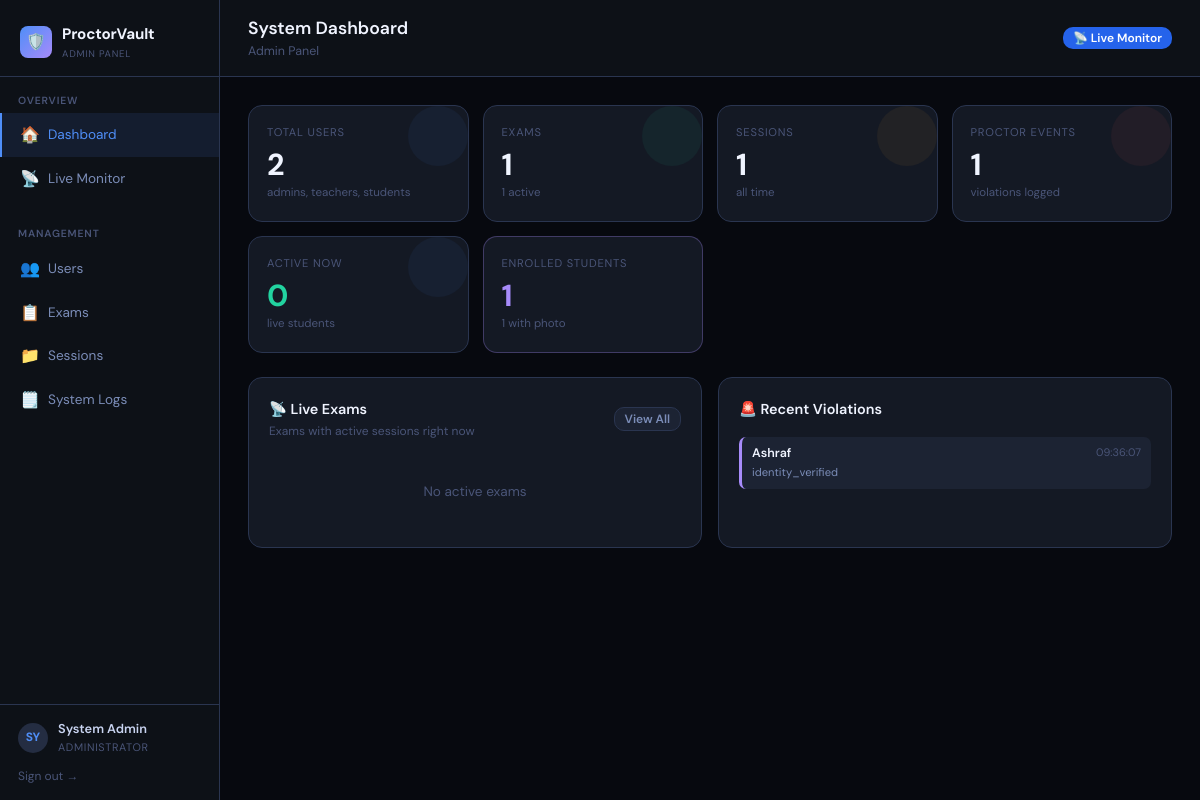
The page /admin (signed in) on the database its author committed.
### tables this page shows
CREATE TABLE proctor_events (
        id INTEGER PRIMARY KEY AUTOINCREMENT, session_id TEXT NOT NULL,
        exam_id TEXT NOT NULL, timestamp TEXT DEFAULT (datetime('now')),
        attention REAL DEFAULT 0, suspicion REAL DEFAULT 0, event_type TEXT, details TEXT, snapshot TEXT,
        FOREIGN KEY(session_id) REFERENCES exam_sessions(id)
    );

CREATE TABLE exam_sessions (
        id TEXT PRIMARY KEY, exam_id TEXT NOT NULL,
        student_id INTEGER, student_name TEXT NOT NULL, student_email TEXT NOT NULL,
        socket_id TEXT, started_at TEXT, ended_at TEXT, submitted_at TEXT,
        score REAL, max_score REAL, answers TEXT DEFAULT '{}',
        current_q INTEGER DEFAULT 0, time_remaining INTEGER,
        locked INTEGER DEFAULT 0, lock_reason TEXT DEFAULT '',
        paused INTEGER DEFAULT 0, attention_avg REAL DEFAULT 70,
        suspicion_max REAL DEFAULT 0, flags INTEGER DEFAULT 0,
        status TEXT DEFAULT 'waiting'
            CHECK(status IN ('waiting','id_pending','active','paused','locked','submitted')),
        id_photo TEXT DEFAULT '', id_embedding TEXT DEFAULT '',
        id_verified INTEGER DEFAULT 0, id_fail_count INTEGER DEFAULT 0,
        FOREIGN KEY(exam_id) REFERENCES exams(id)
    );

### server.py (the view)
@app.route("/admin")
@login_required(["admin"])
def admin_dashboard():
    stats={
        "users":    db_one("SELECT COUNT(*) as c FROM users")["c"],
        "exams":    db_one("SELECT COUNT(*) as c FROM exams")["c"],
        "active_exams": db_one("SELECT COUNT(*) as c FROM exams WHERE status='active'")["c"],
        "sessions": db_one("SELECT COUNT(*) as c FROM exam_sessions")["c"],
        "events":   db_one("SELECT COUNT(*) as c FROM proctor_events")["c"],
        "active":   db_one("SELECT COUNT(*) as c FROM exam_sessions WHERE status='active'")["c"],
        "enrolled": db_one("SELECT COUNT(*) as c FROM enrolled_students")["c"],
        "enrolled_with_photo": db_one("SELECT COUNT(*) as c FROM enrolled_students WHERE embedding!='' AND embedding IS NOT NULL")["c"],
    }
    recent_events=db_query(
        "SELECT pe.*,es.student_name,es.exam_id FROM proctor_events pe "
        "JOIN exam_sessions es ON pe.session_id=es.id ORDER BY pe.timestamp DESC LIMIT 20")
    live_exams=db_query(
        "SELECT e.*,COUNT(es.id) as active_count FROM exams e "
        "JOIN exam_sessions es ON e.id=es.exam_id WHERE es.status='active' GROUP BY e.id")
    return render_template("admin/dashboard.html",stats=stats,
                           recent_events=recent_events,live_exams=live_exams,user=session)

### server.py (called while the page is built)
def get_db():
    c = sqlite3.connect(DB_PATH, check_same_thread=False)
    c.row_factory = sqlite3.Row
    return c

def db_query(sql, params=()):
    with db_lock:
        conn = get_db(); c = conn.cursor()
        c.execute(sql, params); rows = c.fetchall()
        conn.close(); return [dict(r) for r in rows]

def db_one(sql, params=()):
    r = db_query(sql, params); return r[0] if r else None

def login_required(roles=None):
    def decorator(f):
        @wraps(f)
        def wrapper(*args, **kwargs):
            if 'user_id' not in session: return redirect(url_for('login_page'))
            if roles and session.get('role') not in roles: return redirect(url_for('dashboard'))
            return f(*args, **kwargs)
        return wrapper
    return decorator

### templates/admin/dashboard.html (shortened to what this page needs)
{% extends "base.html" %}
{% block body %}
<div class="app-shell">
  <div class="sidebar">
    <div class="sidebar-logo"><div class="logo-mark">🛡️</div><div><span>ProctorVault</span><sub>Admin Panel</sub></div></div>
    <div class="nav-section">
      <div class="nav-label">Overview</div>
      <a class="nav-item active" href="/admin"><span class="icon">🏠</span>Dashboard</a>
      <a class="nav-item" href="/admin/live"><span class="icon">📡</span>Live Monitor</a>
    </div>
    <div class="nav-section">
      <div class="nav-label">Management</div>
      <a class="nav-item" href="/admin/users"><span class="icon">👥</span>Users</a>
      <a class="nav-item" href="/admin/exams"><span class="icon">📋</span>Exams</a>
      <a class="nav-item" href="/admin/sessions"><span class="icon">📁</span>Sessions</a>
      <a class="nav-item" href="/admin/logs"><span class="icon">🗒️</span>System Logs</a>
    </div>
    <div class="sidebar-footer">
      <div class="sidebar-user"><div class="av">{{ user.name[:2].upper() }}</div><div class="info"><div class="name">{{ user.name }}</div><div class="role">Administrator</div></div></div>
      <a href="/logout" style="display:block;margin-top:10px;font-size:.75rem;color:var(--text3);">Sign out →</a>
    </div>
  </div>
  <div class="main-area">
    <div class="topbar">
      <div><h2>System Dashboard</h2><div class="breadcrumb">Admin Panel</div></div>
      <a href="/admin/live" class="btn btn-primary btn-sm">📡 Live Monitor</a>
    </div>
    <div class="page-content">
      <div class="stats-grid">
        <div class="stat-card s-blue">
          <div class="stat-label">Total Users</div>
          <div class="stat-value">{{ stats.users }}</div>
          <div class="stat-sub">admins, teachers, students</div>
        </div>
        <div class="stat-card s-green">
          <div class="stat-label">Exams</div>
          <div class="stat-value">{{ stats.exams }}</div>
          <div class="stat-sub">{{ stats.active_exams }} active</div>
        </div>
        <div class="stat-card s-amber">
          <div class="stat-label">Sessions</div>
          <div class="stat-value">{{ stats.sessions }}</div>
          <div class="stat-sub">all time</div>
        </div>
        <div class="stat-card s-red">
          <div class="stat-label">Proctor Events</div>
          <div class="stat-value">{{ stats.events }}</div>
          <div class="stat-sub">violations logged</div>
        </div>
        <div class="stat-card s-blue">
          <div class="stat-label">Active Now</div>
          <div class="stat-value" style="color:var(--green)">{{ stats.active }}</div>
          <div class="stat-sub">live students</div>
        </div>
        <div class="stat-card" style="border-color:rgba(167,139,250,.3);">
          <div class="stat-label">Enrolled Students</div>
          <div class="stat-value" style="color:#a78bfa">{{ stats.enrolled }}</div>
          <div class="stat-sub">{{ stats.enrolled_with_photo }} with photo</div>
        </div>
      </div>
      <div style="display:grid;grid-template-columns:1fr 1fr;gap:16px;">
        <div class="card">
          <div class="card-header">
            <div>
              <div class="card-title">📡 Live Exams</div>
              <div class="card-sub">Exams with active sessions right now</div>
            </div>
            <a href="/admin/live" class="btn btn-ghost btn-sm">View All</a>
          </div>
          {% if live_exams %}
          <div style="display:flex;flex-direction:column;gap:8px;">
            {% for exam in live_exams %}
            <div style="display:flex;align-items:center;justify-content:space-between;
                padding:10px 12px;background:var(--bg3);border-radius:8px;border:1px solid var(--border);">
              <div>
                <div style="font-size:.85rem;font-weight:600;color:var(--text0);">{{ exam.title|truncate(32) }}</div>
                <div style="font-size:.7rem;color:var(--text3);">
                  Code: <span style="font-family:var(--mono);color:var(--accent);">{{ exam.exam_code }}</span>
                  {% if exam.face_verify_enabled %}· <span style="color:#a78bfa;">🪪 ID Verify</span>{% endif %}
                </div>
              </div>
              <div style="display:flex;align-items:center;gap:8px;">
                <span class="badge badge-green"><span class="live-dot"></span>{{ exam.active_count }}</span>
                <a href="/teacher/exam/{{ exam.id }}/monitor" class="btn btn-ghost btn-sm">👁</a>
                <a href="/teacher/exam/{{ exam.id }}/roster"  class="btn btn-ghost btn-sm">👥</a>
              </div>
            </div>
            {% endfor %}
          </div>
          {% else %}
          <div style="text-align:center;padding:24px;color:var(--text3);font-size:.85rem;">No active exams</div>
          {% endif %}
        </div>
        <div class="card">
          <div class="card-header">
            <div><div class="card-title">🚨 Recent Violations</div></div>
          </div>
          {% if recent_events %}
          <div style="display:flex;flex-direction:column;gap:5px;max-height:300px;overflow-y:auto;">
            {% for ev in recent_events %}
            <div style="display:flex;gap:10px;align-items:flex-start;padding:7px 10px;
                background:var(--bg3);border-radius:7px;
                border-left:3px solid
                {% if 'lock' in (ev.event_type or '') %}var(--red)
                {% elif 'identity' in (ev.event_type or '') %}#a78bfa
                {% elif 'eye' in (ev.event_type or '') or 'face' in (ev.event_type or '') %}var(--amber)
                {% else %}var(--border2){% endif %};">
              <div style="flex:1;min-width:0;">
                <div style="font-size:.78rem;font-weight:600;color:var(--text0);white-space:nowrap;overflow:hidden;text-overflow:ellipsis;">
                  {{ ev.student_name }}</div>
                <div style="font-size:.7rem;color:var(--text2);">{{ ev.event_type }}</div>
              </div>
              <div style="text-align:right;flex-shrink:0;">
                <div style="font-size:.68rem;color:var(--text3);">{{ ev.timestamp[11:19] }}</div>
              </div>
            </div>
            {% endfor %}
          </div>
          {% else %}
          <div style="text-align:center;padding:24px;color:var(--text3);font-size:.85rem;">No events yet</div>
          {% endif %}
        </div>
      </div>
    </div>
  </div>
</div>
{% endblock %}

### rows shown on the page
proctor_events: student_name "Ashraf", event_type "identity_verified", timestamp "09:36:07"

### other values the page prints
{{ user.name[:2].upper() }} "SY"
{{ user.name }} "System Admin"
{{ stats.users }} "2"
{{ stats.exams }} "1"
{{ stats.active_exams }} "1"
{{ stats.sessions }} "1"
{{ stats.events }} "1"
{{ stats.active }} "0"
{{ stats.enrolled }} "1"
{{ stats.enrolled_with_photo }} "1"
